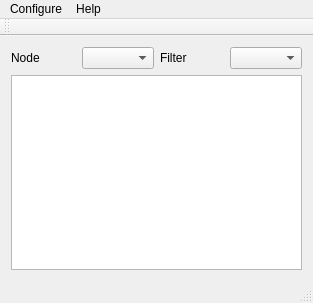
<?xml version="1.0" encoding="UTF-8"?>
<ui version="4.0">
 <class>ClusterMainWindow</class>
 <widget class="QMainWindow" name="ClusterMainWindow">
  <property name="geometry">
   <rect>
    <x>0</x>
    <y>0</y>
    <width>313</width>
    <height>303</height>
   </rect>
  </property>
  <property name="windowTitle">
   <string>Minos DX Cluster</string>
  </property>
  <widget class="QWidget" name="centralWidget">
   <layout class="QVBoxLayout" name="verticalLayout_2">
    <item>
     <layout class="QVBoxLayout" name="verticalLayout">
      <item>
       <layout class="QHBoxLayout" name="horizontalLayout">
        <item>
         <widget class="QLabel" name="label">
          <property name="text">
           <string>Node</string>
          </property>
         </widget>
        </item>
        <item>
         <widget class="QComboBox" name="nodeSel"/>
        </item>
        <item>
         <widget class="QLabel" name="label_2">
          <property name="text">
           <string>Filter</string>
          </property>
         </widget>
        </item>
        <item>
         <widget class="QComboBox" name="filterSel"/>
        </item>
       </layout>
      </item>
      <item>
       <widget class="QColumnView" name="columnView"/>
      </item>
     </layout>
    </item>
   </layout>
  </widget>
  <widget class="QMenuBar" name="menuBar">
   <property name="geometry">
    <rect>
     <x>0</x>
     <y>0</y>
     <width>313</width>
     <height>21</height>
    </rect>
   </property>
   <widget class="QMenu" name="menuConfigure">
    <property name="title">
     <string>Configure</string>
    </property>
   </widget>
   <widget class="QMenu" name="menuHelp">
    <property name="title">
     <string>Help</string>
    </property>
   </widget>
   <addaction name="menuConfigure"/>
   <addaction name="menuHelp"/>
  </widget>
  <widget class="QToolBar" name="mainToolBar">
   <attribute name="toolBarArea">
    <enum>TopToolBarArea</enum>
   </attribute>
   <attribute name="toolBarBreak">
    <bool>false</bool>
   </attribute>
  </widget>
  <widget class="QStatusBar" name="statusBar"/>
 </widget>
 <layoutdefault spacing="6" margin="11"/>
 <resources/>
 <connections/>
</ui>
